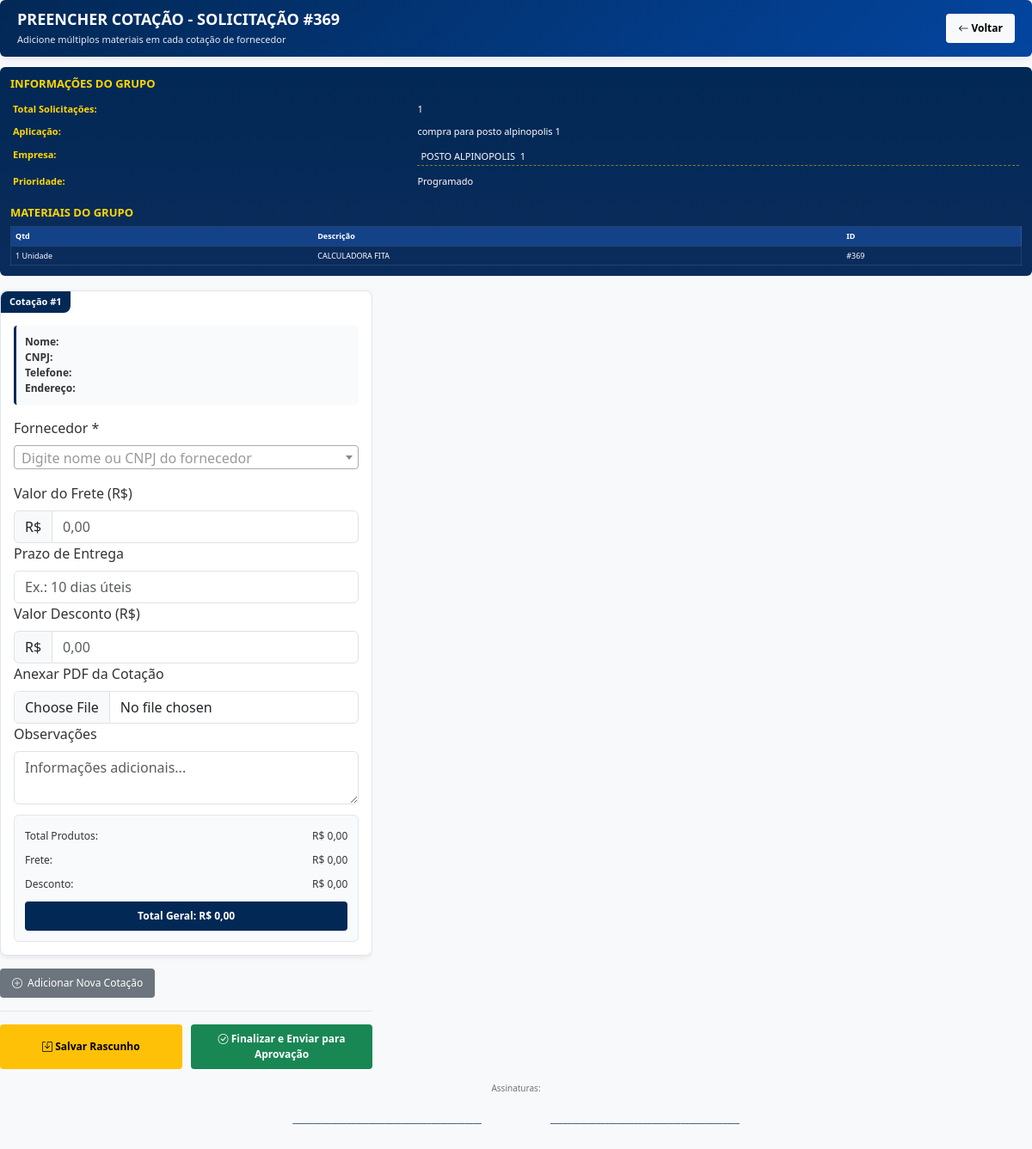
Screenshot of /preencher_solicitacao/369 (signed in) with the database file from the repository.
### app.py (models this page shows, shortened)
class SolicitacoesCompra(db.Model):
    __tablename__ = 'SolicitacoesCompra'
    id = db.Column(db.Integer, primary_key=True)
    cod_material = db.Column(db.Integer, db.ForeignKey('Materiais.CodMaterial'), nullable=False)
    especificacao = db.Column(db.Text, nullable=False)
    quantidade = db.Column(db.String(20), nullable=False)
    unidade_medida = db.Column(db.String(20), nullable=False, default='Unidade')
    aplicacao = db.Column(db.Text, nullable=True)  # Aplicação específica do item
    aplicacao_geral = db.Column(db.Text, nullable=True)  # NOVA COLUNA: Aplicação geral do formulário
    empresa = db.Column(db.Text, nullable=False)
    data_solicitacao = db.Column(db.DateTime, nullable=False, default=get_local_time)
    usuario = db.Column(db.Text, nullable=False)
    foto_path = db.Column(db.Text, nullable=True)
    marca = db.Column(db.Text, nullable=True)
    ativo = db.Column(db.String(3), nullable=False)
    nome_ativo = db.Column(db.Text, nullable=True)
    prioridade = db.Column(db.String(20), nullable=False, default='Programado')
    status_aprovacao = db.Column(db.String(20), nullable=True, default=None)
    observacoes_col = db.Column(db.Text, nullable=True)
    material = db.relationship('Materiais', backref='solicitacoes')
    comprador_atribuido = db.Column(db.Text, nullable=True)  # Novo campo

class Materiais(db.Model):
    __tablename__ = 'Materiais'
    CodMaterial = db.Column(db.Integer, primary_key=True, autoincrement=True)
    DescricaoMaterial = db.Column(db.Text, nullable=False)
    Empresa = db.Column(db.Text, nullable=False)
    Aplicacao = db.Column(db.Text, nullable=False)
    QuantidadeEstoque = db.Column(db.Integer, default=0)
    Fornecedor = db.Column(db.Text)
    NumeroNF = db.Column(db.Text)
    FatorConsumo = db.Column(db.Float, nullable=True, default=0.0)
    Ativo = db.Column(db.Boolean, default=False)

### app.py (the view, shortened to what this page needs)
@routes_bp.route('/preencher_solicitacao/<int:id>', methods=['GET', 'POST'])
def preencher_solicitacao(id):
    if 'usuario' not in session:
        flash('Acesso não autorizado', 'error')
        return redirect(url_for('routes_bp.login'))
    def converter_quantidade_para_float(quantidade):
        """Converte quantidade para float, seja string ou número"""
        if quantidade is None:
            return 0.0
        if isinstance(quantidade, (int, float)):
            return float(quantidade)
        try:
            qtd_str = str(quantidade).strip().replace(',', '.')
            import re
            qtd_str = re.sub(r'[^\d.]', '', qtd_str)
            partes = qtd_str.split('.')
            if len(partes) > 2:
                qtd_str = partes[0] + '.' + ''.join(partes[1:])
            return float(qtd_str) if qtd_str else 0.0
        except (ValueError, TypeError):
            return 0.0
    def parse_br_currency_final(value_str):
        if not value_str or value_str == '':
            return 0.0
        valor = str(value_str)
        valor = valor.strip()
        valor = valor.replace('R$', '').replace('r$', '').strip()
        import re
        valor = re.sub(r'[^\d,\.\-]', '', valor)
        if not valor or valor == '-':
            return 0.0
        negativo = False
        if valor.startswith('-'):
            negativo = True
            valor = valor[1:]
        if valor == '' or valor == '0' or valor == '0,00' or valor == '0.00':
            return 0.0
        try:
            if ',' not in valor and '.' not in valor:
                resultado = float(valor)
            else:
                num_virgulas = valor.count(',')
                num_pontos = valor.count('.')
                if num_pontos >= 1 and num_virgulas == 1:
                    valor_sem_pontos = valor.replace('.', '')
                    valor_final = valor_sem_pontos.replace(',', '.')
                    resultado = float(valor_final)
                elif num_virgulas == 1 and num_pontos == 0:
                    partes = valor.split(',')
                    if len(partes) == 2:
                        resultado = float(f"{partes[0]}.{partes[1]}")
                    else:
                        resultado = float(valor.replace(',', '.'))
                elif num_pontos == 1 and num_virgulas == 0:
                    resultado = float(valor)
                elif num_virgulas >= 1 and num_pontos == 1:
                    valor_sem_virgulas = valor.replace(',', '')
                    resultado = float(valor_sem_virgulas)
                else:
                    valor_limpo = valor.replace('.', '').replace(',', '')
                    resultado = float(valor_limpo)
        except ValueError:
            resultado = 0.0
        if negativo:
            resultado = -resultado
        return resultado
    grupo_ids_param = request.args.get('grupo_ids', '')
    grupo_ids = []
    modo_grupo = False
    solicitacoes_grupo = []
    solicitacao = SolicitacoesCompra.query.get_or_404(id)
    if modo_grupo and id not in grupo_ids:
        if solicitacao not in solicitacoes_grupo:
            solicitacoes_grupo.append(solicitacao)
            grupo_ids.append(id)
    todas_solicitacoes = solicitacoes_grupo if modo_grupo else [solicitacao]
    todas_solicitacoes_ids = [s.id for s in todas_solicitacoes]
    if modo_grupo:
        cotacoes_raw = SolicitacoesPreenchidas.query.filter(
            SolicitacoesPreenchidas.solicitacao_id.in_(grupo_ids),
            SolicitacoesPreenchidas.status == 'Rascunho'
        ).order_by(SolicitacoesPreenchidas.fornecedor_id, SolicitacoesPreenchidas.solicitacao_id).all()
    else:
        cotacoes_raw = SolicitacoesPreenchidas.query.filter_by(
            solicitacao_id=id,
            status='Rascunho'
        ).order_by(SolicitacoesPreenchidas.fornecedor_id).all()
    cotacoes_por_fornecedor = {}
    for c in cotacoes_raw:
        if c.fornecedor_id not in cotacoes_por_fornecedor:
            cotacoes_por_fornecedor[c.fornecedor_id] = []
        cotacoes_por_fornecedor[c.fornecedor_id].append(c)
    cotacoes_estruturadas = []
    if not cotacoes_estruturadas:
        cotacoes_estruturadas = [{
            'fornecedor_id': None,
            'fornecedor_nome_fantasia': '',
            'fornecedor_cnpj': '',
            'fornecedor_telefone': '',
            'fornecedor_endereco': '',
            'valor_frete': None,
            'prazo_entrega': '',
            'condicao_pagamento': '',
            'observacoes': '',
            'pdf_path': None,
            'desconto': 0.0,
            'materiais': []
        }]
    return render_template(
        'preencher_solicitacao.html',
        solicitacao=solicitacao,
        solicitacoes_grupo=todas_solicitacoes,
        cotacoes_salvas=cotacoes_estruturadas,
        modo_grupo=modo_grupo,
        grupo_ids=grupo_ids_param
    )

### templates/preencher_solicitacao.html (shortened to what this page needs)
<!DOCTYPE html>
<html lang="pt-br">
<head>
    <link href="https://cdn.jsdelivr.net/npm/bootstrap@5.3.0/dist/css/bootstrap.min.css" rel="stylesheet">
    <link href="https://cdn.jsdelivr.net/npm/select2@4.1.0-rc.0/dist/css/select2.min.css" rel="stylesheet">
    <link href="https://cdn.jsdelivr.net/npm/bootstrap-icons@1.10.0/font/bootstrap-icons.css" rel="stylesheet">
</head>
<body>
    <div class="header">
        <div class="d-flex justify-content-between align-items-center">
            <div>
                <h1>
                    {% if modo_grupo %}
                    PREENCHER COTAÇÃO - GRUPO ({{ solicitacoes_grupo|length }} SOLICITAÇÕES)
                    {% else %}
                    PREENCHER COTAÇÃO - SOLICITAÇÃO #{{ solicitacao.id }}
                    {% endif %}
                </h1>
                <p>
                    {% if modo_grupo %}
                    Agrupamento por aplicação: {{ solicitacoes_grupo[0].aplicacao or solicitacoes_grupo[0].material.Aplicacao or 'Sem Aplicação' }}
                    {% else %}
                    Adicione múltiplos materiais em cada cotação de fornecedor
                    {% endif %}
                </p>
            </div>
            <div class="d-flex gap-2">
                <a href="{{ url_for('routes_bp.listar_solicitacoes_comprador') }}" class="btn btn-light btn-sm">
                    <i class="bi bi-arrow-left"></i> Voltar
                </a>
            </div>
        </div>
    </div>
    <form method="POST" action="{{ url_for('routes_bp.preencher_solicitacao', id=solicitacao.id) }}{% if grupo_ids %}?grupo_ids={{ grupo_ids }}{% endif %}" enctype="multipart/form-data" id="cotacoes-form">
        <div class="main-container">
            <div class="left-column">
                <div>
                    <h2>INFORMAÇÕES DO GRUPO</h2>
                    <table class="info-pedido">
                        <tr><td class="label">Total Solicitações:</td><td class="value">{{ solicitacoes_grupo|length if modo_grupo else 1 }}</td></tr>
                        <tr><td class="label">Aplicação:</td><td class="value">{{ solicitacoes_grupo[0].aplicacao or solicitacoes_grupo[0].material.Aplicacao or 'Sem Aplicação' if modo_grupo else solicitacao.aplicacao or solicitacao.material.Aplicacao or '-' }}</td></tr>
                        <tr><td class="label">Empresa:</td><td class="value cell-editavel"><input type="text" class="campo-editavel-empresa" value="{{ solicitacoes_grupo[0].empresa if modo_grupo else solicitacao.empresa }}" placeholder="Nome da empresa"></td></tr>
                        <tr><td class="label">Prioridade:</td><td class="value">{{ solicitacoes_grupo[0].prioridade if modo_grupo else solicitacao.prioridade }}</td></tr>
                    </table>
                    <h2 style="margin-top: 15px;">MATERIAIS DO GRUPO</h2>
                    <div class="mini-table-container">
                        <table class="mini-table">
                            <thead><tr><th class="qtd">Qtd</th><th>Descrição</th><th class="ativo">ID</th></tr></thead>
                            <tbody>
                                {% for sol in (solicitacoes_grupo if modo_grupo else [solicitacao]) %}
                                <tr>
                                    <td class="qtd">{{ sol.quantidade }} {{ sol.unidade_medida | default('un', true) }}</td>
                                    <td class="desc" title="{{ sol.material.DescricaoMaterial }}">{{ sol.material.DescricaoMaterial|truncate(38, true, '...') }}</td>
                                    <td class="ativo">#{{ sol.id }}</td>
                                </tr>
                                {% endfor %}
                            </tbody>
                        </table>
                    </div>
                </div>
            </div>
            <div class="right-column cotacoes-container">
                <div id="cotacoes-dinamicas" class="cotacoes-dinamicas">
                    {% set total_cotacoes = cotacoes_salvas|length if cotacoes_salvas else 1 %}
                    {% for i in range(total_cotacoes) %}
                    {% set cotacao_num = loop.index %}
                    {% set cotacao = cotacoes_salvas[i] if cotacoes_salvas and i < cotacoes_salvas|length else None %}
                    <div class="cotacao-card" id="cotacao-{{ cotacao_num }}" data-cotacao-numero="Cotação #{{ cotacao_num }}" {% if cotacao and cotacao.fornecedor_id %}data-fornecedor-id="{{ cotacao.fornecedor_id }}"{% endif %}>
                        <div class="fornecedor-info">
                            <div><strong>Nome:</strong> <span class="fornecedor-nome-display" data-cotacao="{{ cotacao_num }}">{{ cotacao.fornecedor_nome_fantasia if cotacao else '' }}</span></div>
                            <div><strong>CNPJ:</strong> <span class="fornecedor-cnpj-display" data-cotacao="{{ cotacao_num }}">{{ cotacao.fornecedor_cnpj if cotacao else '' }}</span></div>
                            <div><strong>Telefone:</strong> <span class="fornecedor-telefone-display" data-cotacao="{{ cotacao_num }}">{{ cotacao.fornecedor_telefone if cotacao else '' }}</span></div>
                            <div><strong>Endereço:</strong> <span class="fornecedor-endereco-display" data-cotacao="{{ cotacao_num }}">{{ cotacao.fornecedor_endereco if cotacao else '' }}</span></div>
                        </div>
                        <div class="cotacao-form">
                            <div class="form-group">
                                <label class="form-label">Fornecedor *</label>
                            </div>
                        </div>
                        <div class="cotacao-form mt-3">
                            <div class="form-group">
                                <label class="form-label">Valor do Frete (R$)</label>
                                <div class="input-group">
                                    <span class="input-group-text">R$</span>
                                    <input type="text" class="form-control valor-frete" id="valor_frete_{{ cotacao_num }}" name="valor_frete[]" placeholder="0,00" value="">
                                </div>
                            </div>
                            <div class="form-group">
                                <label class="form-label">Prazo de Entrega</label>
                                <input type="text" class="form-control" id="prazo_entrega_{{ cotacao_num }}" name="prazo_entrega[]" placeholder="Ex.: 10 dias úteis" value="{{ cotacao.prazo_entrega if cotacao else '' }}">
                            </div>
                            <div class="form-group">
                                <label class="form-label">Valor Desconto (R$)</label>
                                <div class="input-group">
                                    <span class="input-group-text">R$</span>
                                    <input type="text" class="form-control" id="desconto_{{ cotacao_num }}" name="desconto[]" placeholder="0,00" value="">
                                </div>
                            </div>
                            <div class="form-group">
                                <label class="form-label">Anexar PDF da Cotação</label>
                                <input type="file" class="form-control" id="pdf_file_{{ cotacao_num }}" name="pdf_file[]" accept=".pdf">
                            </div>
                            <div class="form-group">
                                <label class="form-label">Observações</label>
                                <textarea class="form-control" id="observacao_{{ cotacao_num }}" name="observacao[]" rows="2" placeholder="Informações adicionais...">{{ cotacao.observacoes if cotacao else '' }}</textarea>
                            </div>
                        </div>
                        <div class="total-fornecedor">
                            <div class="total-line"><span>Total Produtos:</span><span class="total-produtos" id="total-produtos-{{ cotacao_num }}">R$ 0,00</span></div>
                            <div class="total-line frete-line"><span>Frete:</span><span class="total-frete-display" id="total-frete-display-{{ cotacao_num }}">R$ 0,00</span></div>
                            <div class="total-line desconto-line"><span>Desconto:</span><span class="total-desconto-display" id="total-desconto-display-{{ cotacao_num }}">R$ 0,00</span></div>
                            <div class="total-geral-fornecedor" id="total-geral-fornecedor-{{ cotacao_num }}">Total Geral: R$ 0,00</div>
                        </div>
                    </div>
                    {% endfor %}
                </div>
                <div class="add-cotacao-container">
                    <button type="button" class="btn-add-cotacao" onclick="adicionarNovaCotacao()">
                        <i class="bi bi-plus-circle"></i> Adicionar Nova Cotação
                    </button>
                </div>
                <div class="action-buttons">
                    <button type="submit" name="salvar_rascunho" value="salvar_rascunho" class="btn btn-warning">
                        <i class="bi bi-save"></i> Salvar Rascunho
                    </button>
                    <button type="submit" name="salvar_finalizar" value="salvar_finalizar" class="btn btn-success">
                        <i class="bi bi-check-circle"></i> Finalizar e Enviar para Aprovação
                    </button>
                </div>
            </div>
        </div>
    </form>
    <div class="footer">
        <div>Assinaturas:</div>
        <div class="assinaturas">
            <div class="assinatura"><div class="linha-assinatura">_____________________________________________</div><p></p></div>
            <div class="assinatura"><div class="linha-assinatura">_____________________________________________</div><p></p></div>
        </div>
    </div>
</body>
</html>

### rows the page displays
SolicitacoesCompra: id "369", aplicacao "compra para posto alpinopolis 1", empresa "POSTO ALPINOPOLIS 1", prioridade "Programado", quantidade "1", unidade_medida "Unidade", material.DescricaoMaterial "CALCULADORA FITA"

### other values shown
{{ solicitacoes_grupo|length if modo_grupo else 1 }} "1"
